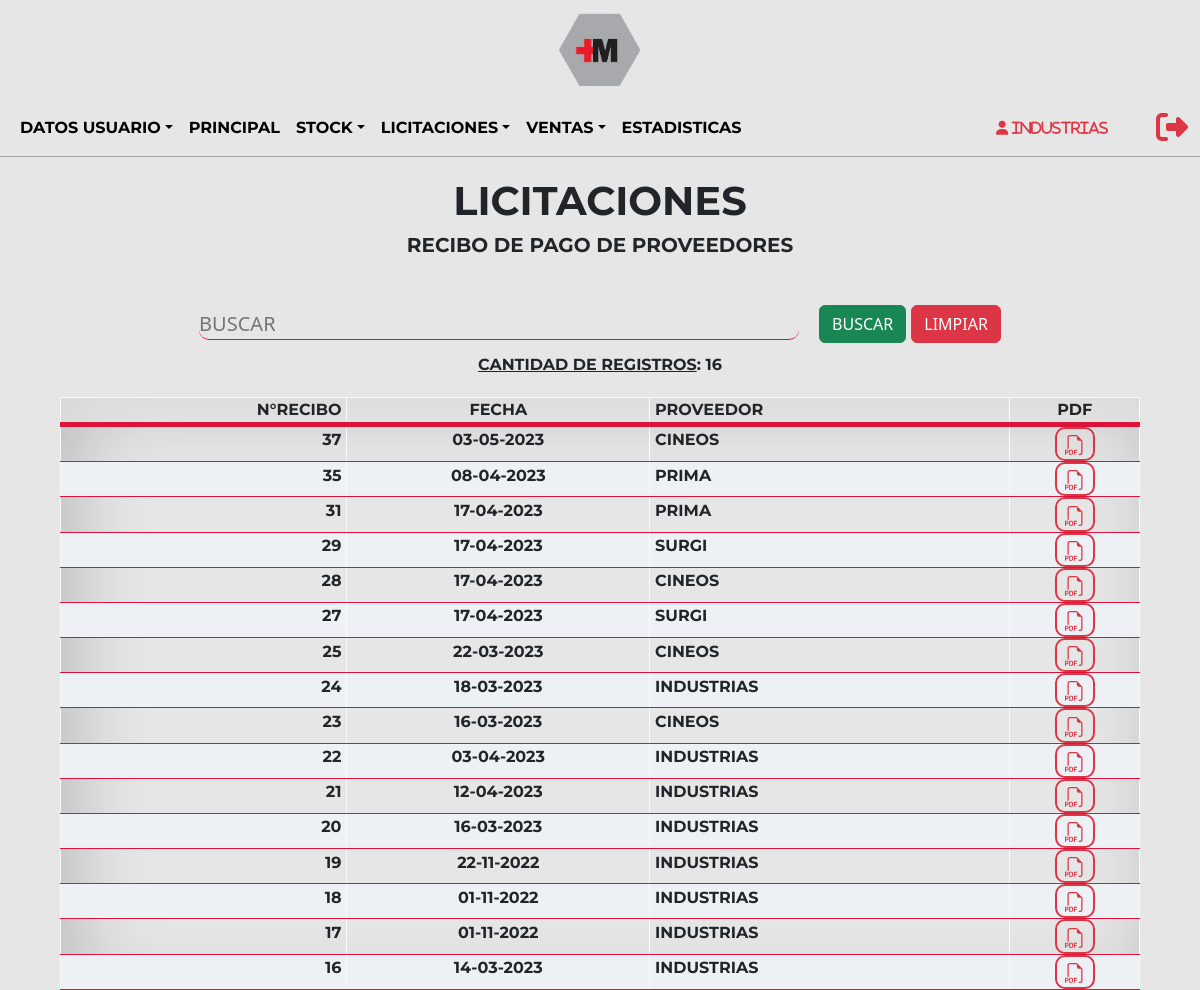
Screenshot of /Sistema/Licitaciones/licRecibo.php?ok (signed in) with the database file from the repository.
### tables this page shows
CREATE TABLE `usuario` (
  `idUsuario` int(3) NOT NULL,
  `usuario` text NOT NULL,
  `contraseña` varchar(60) NOT NULL,
  `idRol` int(2) NOT NULL,
  `idTipoUsuario` int(10) NOT NULL,
  `nombre` varchar(100) NOT NULL,
  `correo` varchar(100) NOT NULL,
  `direccion` varchar(100) NOT NULL,
  `idEstadoUsuario` int(2) NOT NULL
);

CREATE TABLE `licitacion` (
  `idLicitacion` int(3) NOT NULL,
  `idEstadoLicitacion` int(3) NOT NULL
);

### Sistema/Licitaciones/licRecibo.php (the view, shortened to what this page needs)
<?php
include('../../Utils/conexion.php');
$iduser = $_SESSION['usuario'];
$sql = "SELECT idUsuario, usuario, idRol FROM usuario WHERE usuario='$iduser'";
$resultado = $datos_base->query($sql);
$row = $resultado->fetch_assoc();
$nom = $row['usuario'];
$idRol = $row['idRol'];
?>
<!DOCTYPE html>
<html lang="en">
<head>
    <link href="https://cdn.jsdelivr.net/npm/bootstrap@5.2.0-beta1/dist/css/bootstrap.min.css" rel="stylesheet">
    <link rel="stylesheet" type="text/css" href="../../Css/estilos.css"/>
</head>
<body>
<?php include('../Layouts/licitacionesHeader.php'); ?>
    <main>
        <section class="ini">
            <div class="ini-tit">
                <h1>LICITACIONES</h1>
                <h5>RECIBO DE PAGO DE PROVEEDORES</h5>
            </div>
            <div class="container">
                <form method="POST" action="./licRecibo.php">
                    <div class="form-grilla">
                        <div class="form-grilla-busc">
                            <input type="text" style="text-transform:uppercase;" name="buscar"  placeholder="Buscar" class="busc">
                        </div>
                        <div class="form-grilla-but">
                            <input class="btn btn-success" type="submit" name="btn2" value="BUSCAR"></input>
                            <input class="btn btn-danger" type="submit" name="btn1" value="LIMPIAR"></input>
                        </div>
                    </div>
                </form>
            </div>
             <?php
                    if($idRol == $rolgerente OR $idRol == $roladmin OR $idRol == $rolventas )
                    {
                    echo "<table>
                            <thead>
                                <tr>
                                    <th><p style='text-align:right; margin-right: 5px;'>N°RECIBO</p></th>
                                    <th><p>FECHA</p></th>
                                    <th><p style='text-align:left; margin-left: 5px;'>PROVEEDOR</p></th>
                                    <th><p>PDF</p></th>
                                </tr>
                            </thead>
                        ";
                        if(isset($_POST['btn2']))
                                {
                                    $cantidad = 0;
                                    $doc = $_POST['buscar'];
                                    $consulta=mysqli_query($datos_base, "SELECT l.idLicitacion, m.fecha, u.usuario
                                    FROM licitacion l
                                    LEFT JOIN movimientolicitacion m ON m.idLicitacion = l.idLicitacion
                                    LEFT JOIN datoslicitacion da ON da.idLicitacion = l.idLicitacion
                                    LEFT JOIN usuario u ON u.idUsuario = da.idUsuario
                                    WHERE m.idEstadoLicitacion = 6 AND (l.idLicitacion LIKE '%$doc%' OR m.fecha LIKE '%$doc%' OR u.usuario LIKE '%$doc%')
                                    GROUP BY l.idLicitacion
                                    ORDER BY l.idLicitacion DESC");
                                    while($listar = mysqli_fetch_array($consulta))
                                    {
                                        $cantidad++;
                                        $fec = date("d-m-Y", strtotime($listar['fecha']));
                                        echo
                                        "
                                            <tr>
                                                <td><h4 style='font-size:16px;text-align: right; margin-right: 5px; '>".$listar['idLicitacion']."</h4 ></td>
                                                <td><h4 style='font-size:16px;'>".$fec."</h4 ></td>
                                                <td><h4 style='font-size:16px;text-transform:uppercase;text-align: left; margin-left: 5px;'>".$listar['usuario']."</h4 ></td>
                                                <td class='text-center text-nowrap'> <a class='btn btn-sm btn-outline-danger' href=./confirmarLicRecibo.php?no=".$listar['idLicitacion']." target=new><svg xmlns='http://www.w3.org/2000/svg' width='20' height='20' fill='currentColor' class='bi bi-filetype-pdf' viewBox='0 0 16 16'>
                                                <path fill-rule='evenodd' d='M14 4.5V14a2 2 0 0 1-2 2h-1v-1h1a1 1 0 0 0 1-1V4.5h-2A1.5 1.5 0 0 1 9.5 3V1H4a1 1 0 0 0-1 1v9H2V2a2 2 0 0 1 2-2h5.5L14 4.5ZM1.6 11.85H0v3.999h.791v-1.342h.803c.287 0 .531-.057.732-.173.203-.117.358-.275.463-.474a1.42 1.42 0 0 0 .161-.677c0-.25-.053-.476-.158-.677a1.176 1.176 0 0 0-.46-.477c-.2-.12-.443-.179-.732-.179Zm.545 1.333a.795.795 0 0 1-.085.38.574.574 0 0 1-.238.241.794.794 0 0 1-.375.082H.788V12.48h.66c.218 0 .389.06.512.181.123.122.185.296.185.522Zm1.217-1.333v3.999h1.46c.401 0 .734-.08.998-.237a1.45 1.45 0 0 0 .595-.689c.13-.3.196-.662.196-1.084 0-.42-.065-.778-.196-1.075a1.426 1.426 0 0 0-.589-.68c-.264-.156-.599-.234-1.005-.234H3.362Zm.791.645h.563c.248 0 .45.05.609.152a.89.89 0 0 1 .354.454c.079.201.118.452.118.753a2.3 2.3 0 0 1-.068.592 1.14 1.14 0 0 1-.196.422.8.8 0 0 1-.334.252 1.298 1.298 0 0 1-.483.082h-.563v-2.707Zm3.743 1.763v1.591h-.79V11.85h2.548v.653H7.896v1.117h1.606v.638H7.896Z'/></svg></a></td>
                                            </tr>
                                        ";
                                    }
                                }
                                else{
                                    $cantidad = 0;
                                    $consulta=mysqli_query($datos_base, "SELECT l.idLicitacion, m.fecha, u.usuario
                                    FROM licitacion l
                                    LEFT JOIN movimientolicitacion AS m ON m.idLicitacion = l.idLicitacion
                                    LEFT JOIN datoslicitacion AS da ON da.idLicitacion = l.idLicitacion
                                    LEFT JOIN usuario AS u ON u.idUsuario = da.idUsuario
                                    WHERE m.idEstadoLicitacion = 6
                                    GROUP BY l.idLicitacion
                                    ORDER BY l.idLicitacion DESC");
                                    while($listar = mysqli_fetch_array($consulta))
                                    {
                                        $cantidad++;
                                        $fec = date("d-m-Y", strtotime($listar['fecha']));
                                        echo
                                        "
                                            <tr>
                                                <td><h4 style='font-size:16px;text-align: right; margin-right: 5px; '>".$listar['idLicitacion']."</h4 ></td>
                                                <td><h4 style='font-size:16px;'>".$fec."</h4 ></td>
                                                <td><h4 style='font-size:16px;text-transform:uppercase;text-align: left; margin-left: 5px;'>".$listar['usuario']."</h4 ></td>
                                                <td class='text-center text-nowrap'> <a class='btn btn-sm btn-outline-danger' href=./confirmarLicRecibo.php?no=".$listar['idLicitacion']." target=new><svg xmlns='http://www.w3.org/2000/svg' width='20' height='20' fill='currentColor' class='bi bi-filetype-pdf' viewBox='0 0 16 16'>
                                                <path fill-rule='evenodd' d='M14 4.5V14a2 2 0 0 1-2 2h-1v-1h1a1 1 0 0 0 1-1V4.5h-2A1.5 1.5 0 0 1 9.5 3V1H4a1 1 0 0 0-1 1v9H2V2a2 2 0 0 1 2-2h5.5L14 4.5ZM1.6 11.85H0v3.999h.791v-1.342h.803c.287 0 .531-.057.732-.173.203-.117.358-.275.463-.474a1.42 1.42 0 0 0 .161-.677c0-.25-.053-.476-.158-.677a1.176 1.176 0 0 0-.46-.477c-.2-.12-.443-.179-.732-.179Zm.545 1.333a.795.795 0 0 1-.085.38.574.574 0 0 1-.238.241.794.794 0 0 1-.375.082H.788V12.48h.66c.218 0 .389.06.512.181.123.122.185.296.185.522Zm1.217-1.333v3.999h1.46c.401 0 .734-.08.998-.237a1.45 1.45 0 0 0 .595-.689c.13-.3.196-.662.196-1.084 0-.42-.065-.778-.196-1.075a1.426 1.426 0 0 0-.589-.68c-.264-.156-.599-.234-1.005-.234H3.362Zm.791.645h.563c.248 0 .45.05.609.152a.89.89 0 0 1 .354.454c.079.201.118.452.118.753a2.3 2.3 0 0 1-.068.592 1.14 1.14 0 0 1-.196.422.8.8 0 0 1-.334.252 1.298 1.298 0 0 1-.483.082h-.563v-2.707Zm3.743 1.763v1.591h-.79V11.85h2.548v.653H7.896v1.117h1.606v.638H7.896Z'/></svg></a></td>
                                            </tr>
                                        ";
                                    }
                                }
                                echo "<div style='margin-top:10px;'><p style='text-transform: uppercase;'><u>Cantidad de registros</u>: ".$cantidad."</p></div>";
                                echo "</table>";
                            }
                                    ?>
        </section>
    </main>
</body>
</html>

### Sistema/Layouts/licitacionesHeader.php (shortened to what this page needs)
<div class="cont-img">
        <a href="../principal.php" class="imagenb">
            <img src="../../Imagenes/c-titulo.png" alt="logo">
         </a>
    </div>
    <header class="hea-pri">
        <nav class="navbar navbar-expand-lg navbar-light">
            <div class="container-fluid navpri">
                <div class="collapse navbar-collapse" id="navbarNav">
                    <ul class="navbar-nav">
                    <li class="nav-item dropdown">
                            <a href="#" class="nav-link dropdown-toggle variacion" id="navbarDropdown" role="button" data-bs-toggle="dropdown" aria-expanded="false">DATOS USUARIO</a>
                                <?php
                                    $rolgerente = 1;
                                    $roladmin = 2;
                                    $roldeposito = 3;
                                    $rolventas = 4;
                                    $rolobra = 5;
                                    $rolproveedor = 6;
                                ?>
                        </li>
                        <li class="nav-item">
                            <a href="../principal.php" class="nav-link variacion" aria-current="page">PRINCIPAL</a>
                        </li>
                        <?php
                            if($idRol == $rolgerente OR $idRol == $roldeposito){
                        ?>
                        <li class="nav-item dropdown">
                            <a href="#" class="nav-link dropdown-toggle variacion" id="navbarDropdown" role="button" data-bs-toggle="dropdown" aria-expanded="false">STOCK</a>
                        </li>
                        <?php
                            }
                        ?>
                        <?php
                            if($idRol == $rolgerente OR $idRol == $roladmin OR $idRol == $rolventas OR $idRol == $rolproveedor){
                        ?>
                        <li class="nav-item dropdown">
                            <a href="#" class="nav-link dropdown-toggle variacion" id="navbarDropdown" role="button" data-bs-toggle="dropdown" aria-expanded="false">LICITACIONES</a>
                        </li>
                        <?php
                            }
                        ?>
                        <?php
                            if($idRol == $rolgerente OR $idRol == $roladmin OR $idRol == $rolobra){
                        ?>
                        <li class="nav-item dropdown">
                            <?php
                            if($idRol != $rolobra){?>
                            <a href="#" class="nav-link dropdown-toggle variacion" id="navbarDropdown" role="button" data-bs-toggle="dropdown" aria-expanded="false">VENTAS</a>
                            <?php }else{?>
                            <a href="#" class="nav-link dropdown-toggle variacion" id="navbarDropdown" role="button" data-bs-toggle="dropdown" aria-expanded="false">COMPRAS</a>
                            <?php }?>
                        </li>
                        <?php
                            }
                        ?>
                        <?php
                            if($idRol == $rolgerente OR $idRol == $roladmin){
                        ?>
                        <li class="nav-item">
                            <a href="../estadisticas.php" class="nav-link variacion" aria-current="page">ESTADISTICAS</a>
                        </li>
                        <?php
                            }
                        ?>
                    </ul>
                </div>
                <div class="not-exit">
                    <div class="not-exit-name">
                        <p><i class="fa-solid fa-user" style="color: #dc3545;">&nbsp<?php echo $nom;?></i></p>
                    </div>
                   <div class="not-exit-exit">
                       <a href="../../Utils/salir.php">
                            <i class="fa-solid fa-right-from-bracket fa-2x" style="color: #dc3545;"></i>
                        </a>
                   </div>
                </div>
            </div>
        </nav>
    </header>

### Css/estilos.css (style rules this page uses)
* { margin: 0; padding: 0; box-sizing: border-box; scroll-behavior: smooth; }
html, body { background-color: #e6e6e6; height: 100%; margin: 0; display: flex; flex-direction: column; }
nav { font-family: 'Montserrat', sans-serif; }
h1, h2 { cursor: default; }
h1, h3, h4, h5, p { font-family: 'Montserrat', sans-serif; font-weight: bold; }
.hea-pri { border-bottom: 1px solid #a3a3a3; }
.variacion { text-decoration: none; background-image: linear-gradient(crimson, crimson); background-position: 0% 100%; background-repeat: no-repeat; background-size: 0% 2px; transition: background-size .4s; color: black; font-size: 16px; text-transform: uppercase; font-weight: bold; }
i { color: crimson; }
li { list-style: none; }
.cont-img { display: flex; justify-content: center; }
.imagenb { width: 100px; height: 100px; display: flex; justify-content: center; align-items: center; }
.imagenb img { width: 100%; }
.navpri { display: flex; justify-content: space-evenly; }
.not-exit { width: auto; display: flex; justify-content: center; align-items: center; flex-direction: row; gap: 5px; }
.ini { height: auto; display: flex; justify-content: center; align-items: center; flex-direction: column; }
.ini-tit { margin-top: 20px; margin-bottom: 40px; display: flex; justify-content: center; align-items: center; flex-direction: column; }
.form-grilla { display: flex; justify-content: center; flex-direction: row; }
.form-grilla-busc { display: flex; justify-content: center; align-items: center; }
.form-grilla-but { display: flex; justify-content: center; align-items: center; gap: 5px; }
.busc { min-width: 600px; margin-right: 20px; border-radius: 10px; font-size: 20px; background-color: transparent; border: none; border-bottom: 1px solid crimson; outline: none; }
table { margin-top: 20px; background-color: #dbe5e9; border-collapse: collapse; width: 90%; background-color: rgba(230, 230, 230, 0.65); box-shadow: 15px 6px 72px 4px rgba(0, 0, 0, 0.18) inset; -webkit-box-shadow: 15px 6px 72px 4px rgba(0, 0, 0, 0.18) inset; -moz-box-shadow: 15px 6px 72px 4px rgba(0, 0, 0, 0.18) inset; }
th, td { text-align: center; border: solid 1px #f7fbfd; border-bottom: solid 1px crimson; font-weight: bold; }
thead { background-color: rgba(230, 230, 230, 0.65); border-bottom: solid 5px crimson; width: 100%; }
tr:nth-child(even) { background-color: #edf0f5; }
.not-exit { min-width: 200px; height: 40px; display: flex; justify-content: center; align-items: center; gap: 40px; }
.not-exit-name { width: 100%; height: auto; cursor: default; display: flex; justify-content: center; align-items: center; font-size: 14px; }
.not-exit-exit { display: flex; justify-content: center; align-items: center; }
p { margin-bottom: 0rem; }
.btn-outline-danger { font-weight: bold; border-radius: 10px; border: 2px solid; }

### rows the page displays
usuario: usuario "Industrias"
licitacion: idLicitacion "37", fec "03-05-2023", usuario "CINEOS"
licitacion: idLicitacion "35", fec "08-04-2023", usuario "PRIMA"
licitacion: idLicitacion "31", fec "17-04-2023", usuario "PRIMA"
licitacion: idLicitacion "29", fec "17-04-2023", usuario "SURGI"
licitacion: idLicitacion "28", fec "17-04-2023", usuario "CINEOS"
licitacion: idLicitacion "27", fec "17-04-2023", usuario "SURGI"
licitacion: idLicitacion "25", fec "22-03-2023", usuario "CINEOS"
licitacion: idLicitacion "24", fec "18-03-2023", usuario "INDUSTRIAS"
licitacion: idLicitacion "23", fec "16-03-2023", usuario "CINEOS"
licitacion: idLicitacion "22", fec "03-04-2023", usuario "INDUSTRIAS"
licitacion: idLicitacion "21", fec "12-04-2023", usuario "INDUSTRIAS"
licitacion: idLicitacion "20", fec "16-03-2023", usuario "INDUSTRIAS"
licitacion: idLicitacion "19", fec "22-11-2022", usuario "INDUSTRIAS"
licitacion: idLicitacion "18", fec "01-11-2022", usuario "INDUSTRIAS"
licitacion: idLicitacion "17", fec "01-11-2022", usuario "INDUSTRIAS"
licitacion: idLicitacion "16", fec "14-03-2023", usuario "INDUSTRIAS"

### other values shown
$cantidad "16"
